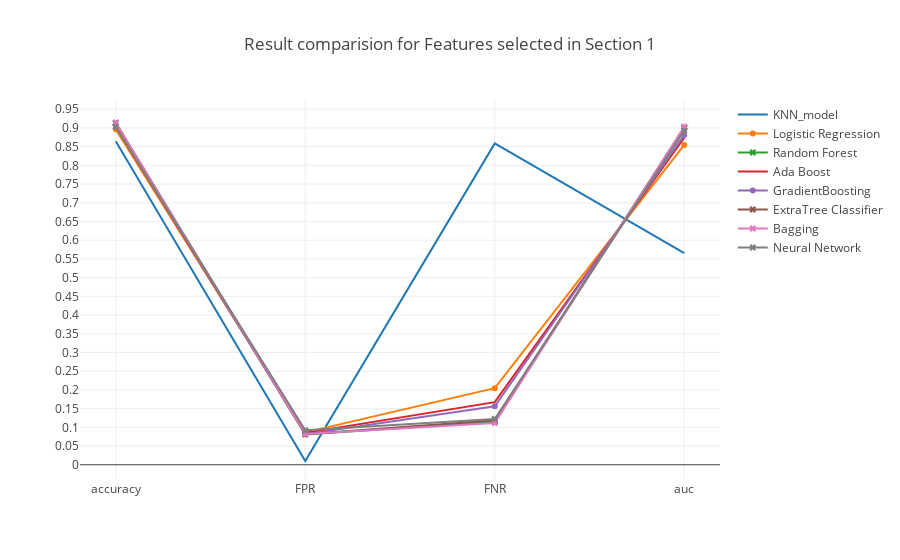

Here is the notebook cell this chart was saved with:
### Markdown cell above
### <a id='1.A' style="text-decoration : none; color : #000000;"> A Results</a>

### Code cell
trace0 = go.Scatter(x=table_80_50_test.iloc[0].index.values[[0,5,6,7]],
                    y=table_80_50_test.iloc[0].values[[0,5,6,7]],
                    mode = 'lines',
                    name = 'KNN_model')

trace1 = go.Scatter(x=table_80_50_test.iloc[1].index.values[[0,5,6,7]],
                    y=table_80_50_test.iloc[1].values[[0,5,6,7]],
                    mode = 'lines+markers',
                    name = 'Logistic Regression')

trace2 = go.Scatter(x=table_80_50_test.iloc[2].index.values[[0,5,6,7]],
                    y=table_80_50_test.iloc[2].values[[0,5,6,7]],
                    mode = 'lines+markers',marker=dict(symbol='x'),
                    name = 'Random Forest')


trace3 = go.Scatter(x=table_80_50_test.iloc[3].index.values[[0,5,6,7]],
                    y=table_80_50_test.iloc[3].values[[0,5,6,7]],
                    mode = 'lines',
                    name = 'Ada Boost')

trace4 = go.Scatter(x=table_80_50_test.iloc[4].index.values[[0,5,6,7]],
                    y=table_80_50_test.iloc[4].values[[0,5,6,7]],
                    mode = 'lines+markers',
                    name = 'GradientBoosting')

trace5 = go.Scatter(x=table_80_50_test.iloc[5].index.values[[0,5,6,7]],
                    y=table_80_50_test.iloc[5].values[[0,5,6,7]],
                    mode = 'lines+markers',marker=dict(symbol='x'),
                    name = 'ExtraTree Classifier')

trace6 = go.Scatter(x=table_80_50_test.iloc[6].index.values[[0,5,6,7]],
                    y=table_80_50_test.iloc[6].values[[0,5,6,7]],
                    mode = 'lines+markers',marker=dict(symbol='x'),
                    name = 'Bagging')

trace7 = go.Scatter(x=table_80_50_test.iloc[7].index.values[[0,5,6,7]],
                    y=table_80_50_test.iloc[7].values[[0,5,6,7]],
                    mode = 'lines+markers',marker=dict(symbol='x'),
                    name = 'Neural Network')



data = [trace0, trace1, trace2, trace3, trace4, trace5, trace6, trace7]
layout = go.Layout(yaxis=dict(tick0=0,dtick=0.05),title='Result comparision for Features selected in Section 1')
fig = go.Figure(data=data, layout=layout)

iplot(fig, filename='Result')

### Figure 1 — Plotly figure (JSON) as saved in the notebook; plotly's stock layout.template omitted (floating-point values rounded to 4 significant figures)
{"data": [{"mode": "lines", "name": "KNN_model", "type": "scatter", "uid": "1d93184e-062b-4880-8760-d68eaf334146", "x": ["accuracy", "FPR", "FNR", "auc"], "y": [0.8647, 0.01009, 0.8586, 0.5657]}, {"mode": "lines+markers", "name": "Logistic Regression", "type": "scatter", "uid": "37290dfc-3ba5-434d-a31a-1fa6827d661f", "x": ["accuracy", "FPR", "FNR", "auc"], "y": [0.8961, 0.08646, 0.2047, 0.8544]}, {"marker": {"symbol": "x"}, "mode": "lines+markers", "name": "Random Forest", "type": "scatter", "uid": "2ea70a49-d4ee-4bc0-88a8-ede773147f57", "x": ["accuracy", "FPR", "FNR", "auc"], "y": [0.9138, 0.08127, 0.1148, 0.902]}, {"mode": "lines", "name": "Ada Boost", "type": "scatter", "uid": "f187959e-f519-4f03-85b0-c069ae536c6a", "x": ["accuracy", "FPR", "FNR", "auc"], "y": [0.903, 0.08487, 0.1672, 0.874]}, {"mode": "lines+markers", "name": "GradientBoosting", "type": "scatter", "uid": "0904439e-0c4c-46ac-948e-c7b792a0c710", "x": ["accuracy", "FPR", "FNR", "auc"], "y": [0.9074, 0.08156, 0.1564, 0.881]}, {"marker": {"symbol": "x"}, "mode": "lines+markers", "name": "ExtraTree Classifier", "type": "scatter", "uid": "afa94b07-7fa2-4d6c-8b94-e960f62ea972", "x": ["accuracy", "FPR", "FNR", "auc"], "y": [0.913, 0.08141, 0.119, 0.8998]}, {"marker": {"symbol": "x"}, "mode": "lines+markers", "name": "Bagging", "type": "scatter", "uid": "9097cc42-2695-426b-ab4c-6fee81d7b1d6", "x": ["accuracy", "FPR", "FNR", "auc"], "y": [0.9135, 0.08213, 0.1115, 0.9032]}, {"marker": {"symbol": "x"}, "mode": "lines+markers", "name": "Neural Network", "type": "scatter", "uid": "d0d019e9-c39c-4550-83f7-014ca384e735", "x": ["accuracy", "FPR", "FNR", "auc"], "y": [0.9035, 0.09207, 0.1223, 0.8928]}], "layout": {"title": "Result comparision for Features selected in Section 1", "yaxis": {"dtick": 0.05, "tick0": 0}}}
